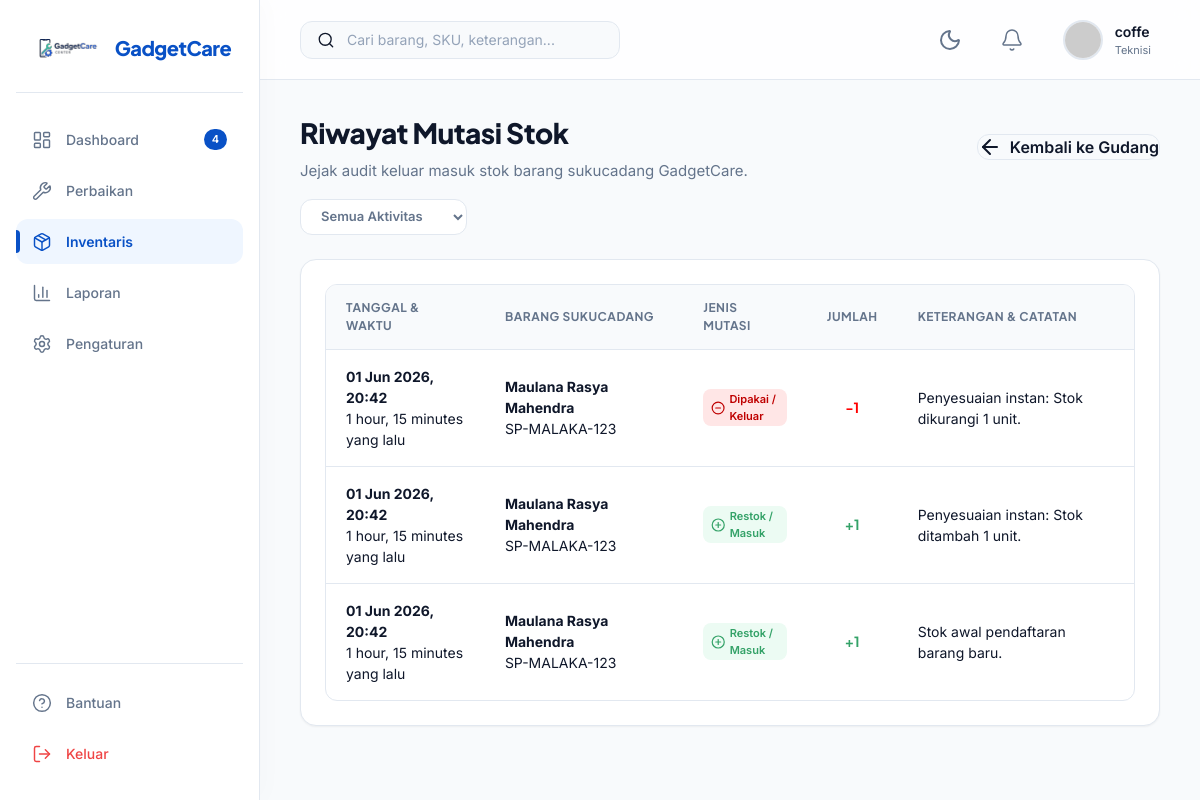
/dashboard-teknisi/inventoris/riwayat/ (signed in), run on the app's committed database.
### core/models.py (models this page shows, shortened)
class SparePartUsage(models.Model):
    ACTIVITY_CHOICES = (
        ('tambah', 'Restock / Tambah'),
        ('pakai', 'Digunakan'),
        ('penyesuaian', 'Penyesuaian'),
    )
    spare_part = models.ForeignKey(SparePart, on_delete=models.CASCADE, related_name='usages')
    ticket = models.ForeignKey('Ticket', on_delete=models.SET_NULL, null=True, blank=True, related_name='part_usages')
    quantity = models.IntegerField()  # Positif untuk restock, negatif untuk pengurangan/pemakaian
    activity_type = models.CharField(max_length=20, choices=ACTIVITY_CHOICES, default='penyesuaian')
    notes = models.TextField(blank=True, null=True)
    created_at = models.DateTimeField(auto_now_add=True)

class SparePart(models.Model):
    CATEGORY_CHOICES = (
        ('layar', 'Layar / LCD'),
        ('baterai', 'Baterai'),
        ('mesin', 'Motherboard / Mesin'),
        ('kamera', 'Kamera'),
        ('konektor', 'Konektor Charger'),
        ('fleksibel', 'Kabel Fleksibel'),
        ('tombol', 'Tombol Fisik'),
        ('aksesoris', 'Aksesoris / Case'),
        ('lainnya', 'Lain-lain'),
    )
    DEVICE_CHOICES = (
        ('smartphone', 'Smartphone'),
        ('laptop', 'Laptop'),
        ('tablet', 'Tablet'),
        ('lainnya', 'Lain-lain'),
    )
    name = models.CharField(max_length=100)
    sku = models.CharField(max_length=50, unique=True)
    category = models.CharField(max_length=20, choices=CATEGORY_CHOICES, default='lainnya')
    device_type = models.CharField(max_length=20, choices=DEVICE_CHOICES, default='lainnya')
    stock = models.IntegerField(default=0)
    min_stock = models.IntegerField(default=5)
    cost_price = models.IntegerField(default=0)  # Harga Beli (Rp)
    sell_price = models.IntegerField(default=0)  # Harga Jual (Rp)
    location = models.CharField(max_length=50, blank=True, null=True)  # Lokasi Rak/Box
    created_at = models.DateTimeField(auto_now_add=True)
    updated_at = models.DateTimeField(auto_now=True)

### core/views.py (the view, shortened to what this page needs)
# urls.py: path('dashboard-teknisi/inventoris/riwayat/', riwayat_inventoris, name='riwayat_inventoris'),
@login_required
def riwayat_inventoris(request):
    if not hasattr(request.user, 'profile') or request.user.profile.role != 'teknisi':
        messages.error(request, 'Anda tidak memiliki hak akses untuk halaman ini.')
        return redirect('cek_status')
    from django.core.paginator import Paginator
    usages_list = SparePartUsage.objects.all().order_by('-created_at')
    q = request.GET.get('q', '').strip()
    activity_type = request.GET.get('activity_type', '').strip()
    if activity_type:
        usages_list = usages_list.filter(activity_type=activity_type)
    paginator = Paginator(usages_list, 15)
    page_number = request.GET.get('page')
    page_obj = paginator.get_page(page_number)
    available_tickets = Ticket.objects.filter(status='menunggu', technician__isnull=True)
    context = {
        'usages': page_obj,
        'q': q,
        'selected_activity': activity_type,
        'activity_choices': SparePartUsage.ACTIVITY_CHOICES,
        'available_tickets': available_tickets,
    }
    return render(request, 'dashboard-inventoris-riwayat.html', context)

### templates/dashboard-inventoris-riwayat.html (shortened to what this page needs)
{% load static %}
<!DOCTYPE html>
<html lang="id" data-colors-mode="light">
<head>
    <link rel="stylesheet" href="{% static 'css/dashboard-teknisi.css' %}">
</head>
<body>
    <div class="dashboard">
        <aside class="sidebar" id="sidebar">
            <div class="sidebar__brand">
                <img class="sidebar__logo" src="{% static 'img/logo-gadgetcare.svg' %}" alt="GadgetCare Logo" />
                <span class="sidebar__brand-name text--heading text--bold">GadgetCare</span>
            </div>
            <nav class="sidebar__nav" aria-label="Main Navigation">
                <a href="{% url 'dashboard_teknisi' %}" class="nav-item">
                    <i data-lucide="layout-dashboard" class="nav-item__icon" stroke-width="1.5"></i>
                    <span>Dashboard</span>
                    {% if available_tickets %}
                        <span class="nav-item__badge">{{ available_tickets|length }}</span>
                    {% endif %}
                </a>
                <a href="{% url 'daftar_perbaikan' %}" class="nav-item">
                    <i data-lucide="wrench" class="nav-item__icon" stroke-width="1.5"></i>
                    <span>Perbaikan</span>
                </a>
                <a href="{% url 'dashboard_inventoris' %}" class="nav-item nav-item--active" aria-current="page">
                    <i data-lucide="package" class="nav-item__icon" stroke-width="1.5"></i>
                    <span>Inventaris</span>
                </a>
                <a href="{% url 'dashboard_laporan' %}" class="nav-item">
                    <i data-lucide="bar-chart-3" class="nav-item__icon" stroke-width="1.5"></i>
                    <span>Laporan</span>
                </a>
                <a href="{% url 'dashboard_pengaturan' %}" class="nav-item">
                    <i data-lucide="settings" class="nav-item__icon" stroke-width="1.5"></i>
                    <span>Pengaturan</span>
                </a>
            </nav>
            <div class="sidebar__footer">
                <a href="#" class="nav-item">
                    <i data-lucide="help-circle" class="nav-item__icon" stroke-width="1.5"></i>
                    <span>Bantuan</span>
                </a>
                <a href="{% url 'logout' %}" class="nav-item nav-item--danger">
                    <i data-lucide="log-out" class="nav-item__icon" stroke-width="1.5"></i>
                    <span>Keluar</span>
                </a>
            </div>
        </aside>
        <main class="main-content">
            <header class="header">
                <form class="header__search" role="search" method="GET" action="{% url 'riwayat_inventoris' %}">
                    <i data-lucide="search" class="nav-item__icon" stroke-width="1.5" aria-hidden="true"></i>
                    <input type="search" name="q" placeholder="Cari barang, SKU, keterangan..." aria-label="Cari" value="{{ q|default:'' }}">
                </form>
                <div class="header__actions">
                    <button class="header__theme-toggle" id="theme-toggle-btn" aria-label="Ganti Tema" type="button">
                        <i data-lucide="moon" size="20" id="theme-icon"></i>
                    </button>
                    <button class="header__notification" aria-label="Notifikasi" type="button">
                        <i data-lucide="bell" stroke-width="1.5" aria-hidden="true"></i>
                    </button>
                    <div class="header__user" tabindex="0" role="button" aria-label="Profil pengguna">
                        <img class="header__avatar"
                             src="https://ui-avatars.com/api/?name={{ user.first_name|default:'U' }}+{{ user.last_name|default:'ser' }}&background=0D8ABC&color=fff&rounded=true"
                             alt="Avatar {{ user.first_name }}">
                        <div class="header__user-info">
                            <span class="header__user-name text--semibold">{{ user.first_name }} {{ user.last_name }}</span>
                            <span class="header__user-role text--xs text--secondary">Teknisi</span>
                        </div>
                    </div>
                </div>
            </header>
            <section class="greeting animate-fade-in" style="display:flex; justify-content:space-between; align-items:center; flex-wrap:wrap; gap:16px;">
                <div>
                    <h1 class="greeting__title text--heading">Riwayat Mutasi Stok</h1>
                    <p class="greeting__subtitle text--secondary">Jejak audit keluar masuk stok barang sukucadang GadgetCare.</p>
                </div>
                <div>
                    <a href="{% url 'dashboard_inventoris' %}" class="btn btn--secondary" style="display:flex; align-items:center; gap:8px;">
                        <i data-lucide="arrow-left" size="16"></i>
                        <span>Kembali ke Gudang</span>
                    </a>
                </div>
            </section>
            <section class="inventory-actions-bar">
                <form method="GET" class="inventory-filters" id="historyFilterForm">
                    <select name="activity_type" class="inventory-select" onchange="document.getElementById('historyFilterForm').submit();">
                        <option value="">Semua Aktivitas</option>
                    </select>
                </form>
            </section>
            <section class="tickets-section">
                <div class="tickets-table">
                    <table class="data-table">
                        <thead>
                            <tr>
                                <th style="width: 20%;">Tanggal & Waktu</th>
                                <th style="width: 25%;">Barang Sukucadang</th>
                                <th style="width: 15%;">Jenis Mutasi</th>
                                <th style="width: 10%; text-align:center;">Jumlah</th>
                                <th style="width: 30%;">Keterangan & Catatan</th>
                            </tr>
                        </thead>
                        <tbody>
                            {% for log in usages %}
                            <tr>
                                <td>
                                    <strong class="text--sm">{{ log.created_at|date:"d M Y, H:i" }}</strong><br>
                                    <span class="text--xs text--secondary">{{ log.created_at|timesince }} yang lalu</span>
                                </td>
                                <td>
                                    <strong class="text--sm">{{ log.spare_part.name }}</strong><br>
                                    <span class="text--xs text--semibold text--secondary">{{ log.spare_part.sku }}</span>
                                </td>
                                <td>
                                    {% if log.activity_type == 'tambah' %}
                                        <span class="activity-badge activity-badge--tambah">
                                            <i data-lucide="plus-circle" size="12"></i>
                                            <span>Restok / Masuk</span>
                                        </span>
                                    {% elif log.activity_type == 'pakai' %}
                                        <span class="activity-badge activity-badge--pakai">
                                            <i data-lucide="minus-circle" size="12"></i>
                                            <span>Dipakai / Keluar</span>
                                        </span>
                                    {% else %}
                                        <span class="activity-badge activity-badge--penyesuaian">
                                            <i data-lucide="sliders" size="12"></i>
                                            <span>Penyesuaian</span>
                                        </span>
                                    {% endif %}
                                </td>
                                <td style="text-align:center; font-weight:700; font-family:var(--font-heading);">
                                    {% if log.quantity > 0 %}
                                        <span style="color:var(--foundation-greendark);">+{{ log.quantity }}</span>
                                    {% else %}
                                        <span style="color:var(--foundation-rednormal);">{{ log.quantity }}</span>
                                    {% endif %}
                                </td>
                                <td>
                                    <span class="text--sm">{{ log.notes|default:"-" }}</span>
                                </td>
                            </tr>
                            {% empty %}
                            <tr>
                                <td colspan="5" class="text--center text--secondary py-6">
                                    Belum ada log riwayat mutasi stok. 🛠️
                                </td>
                            </tr>
                            {% endfor %}
                        </tbody>
                    </table>
                </div>
            </section>
        </main>
    </div>
</body>
</html>

### data on the page
SparePartUsage: created_at "01 Jun 2026, 20:42", created_at "1 hour, 15 minutes", spare_part.name "Maulana Rasya Mahendra", spare_part.sku "SP-MALAKA-123", activity_type "pakai" (drawn), quantity "-1", notes "Penyesuaian instan: Stok dikurangi 1 unit."
SparePartUsage: created_at "01 Jun 2026, 20:42", created_at "1 hour, 15 minutes", spare_part.name "Maulana Rasya Mahendra", spare_part.sku "SP-MALAKA-123", activity_type "tambah" (drawn), quantity "1", notes "Penyesuaian instan: Stok ditambah 1 unit."
SparePartUsage: created_at "01 Jun 2026, 20:42", created_at "1 hour, 15 minutes", spare_part.name "Maulana Rasya Mahendra", spare_part.sku "SP-MALAKA-123", activity_type "tambah" (drawn), quantity "1", notes "Stok awal pendaftaran barang baru."

### other printed values
{{ available_tickets|length }} "4"
{{ user.first_name }} "coffe"
